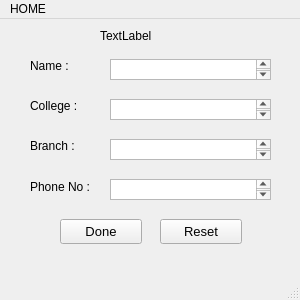
<?xml version="1.0" encoding="UTF-8"?>
<ui version="4.0">
 <class>Rajerk_Pvt_Ltd</class>
 <widget class="QMainWindow" name="Rajerk_Pvt_Ltd">
  <property name="windowModality">
   <enum>Qt::ApplicationModal</enum>
  </property>
  <property name="geometry">
   <rect>
    <x>0</x>
    <y>0</y>
    <width>300</width>
    <height>300</height>
   </rect>
  </property>
  <property name="windowTitle">
   <string>MainWindow</string>
  </property>
  <widget class="QWidget" name="centralwidget">
   <widget class="QPushButton" name="Done">
    <property name="geometry">
     <rect>
      <x>60</x>
      <y>200</y>
      <width>82</width>
      <height>25</height>
     </rect>
    </property>
    <property name="font">
     <font>
      <family>Yu Gothic UI</family>
      <pointsize>10</pointsize>
      <weight>50</weight>
      <bold>false</bold>
     </font>
    </property>
    <property name="text">
     <string>Done</string>
    </property>
   </widget>
   <widget class="QPushButton" name="pushButton_2">
    <property name="geometry">
     <rect>
      <x>160</x>
      <y>200</y>
      <width>82</width>
      <height>25</height>
     </rect>
    </property>
    <property name="font">
     <font>
      <family>Yu Gothic UI</family>
      <pointsize>10</pointsize>
     </font>
    </property>
    <property name="text">
     <string>Reset</string>
    </property>
   </widget>
   <widget class="QLabel" name="label">
    <property name="geometry">
     <rect>
      <x>100</x>
      <y>10</y>
      <width>54</width>
      <height>14</height>
     </rect>
    </property>
    <property name="text">
     <string>TextLabel</string>
    </property>
   </widget>
   <widget class="QTextEdit" name="textEdit">
    <property name="geometry">
     <rect>
      <x>110</x>
      <y>40</y>
      <width>161</width>
      <height>21</height>
     </rect>
    </property>
   </widget>
   <widget class="QTextEdit" name="textEdit_2">
    <property name="geometry">
     <rect>
      <x>110</x>
      <y>80</y>
      <width>161</width>
      <height>21</height>
     </rect>
    </property>
   </widget>
   <widget class="QTextEdit" name="textEdit_3">
    <property name="geometry">
     <rect>
      <x>110</x>
      <y>120</y>
      <width>161</width>
      <height>21</height>
     </rect>
    </property>
   </widget>
   <widget class="QTextEdit" name="textEdit_4">
    <property name="geometry">
     <rect>
      <x>110</x>
      <y>160</y>
      <width>161</width>
      <height>21</height>
     </rect>
    </property>
   </widget>
   <widget class="QLabel" name="label_2">
    <property name="geometry">
     <rect>
      <x>30</x>
      <y>40</y>
      <width>54</width>
      <height>14</height>
     </rect>
    </property>
    <property name="text">
     <string>Name :</string>
    </property>
   </widget>
   <widget class="QLabel" name="label_3">
    <property name="geometry">
     <rect>
      <x>30</x>
      <y>80</y>
      <width>54</width>
      <height>14</height>
     </rect>
    </property>
    <property name="text">
     <string>College :</string>
    </property>
   </widget>
   <widget class="QLabel" name="label_4">
    <property name="geometry">
     <rect>
      <x>30</x>
      <y>120</y>
      <width>54</width>
      <height>14</height>
     </rect>
    </property>
    <property name="text">
     <string>Branch :</string>
    </property>
   </widget>
   <widget class="QLabel" name="label_5">
    <property name="geometry">
     <rect>
      <x>30</x>
      <y>160</y>
      <width>71</width>
      <height>16</height>
     </rect>
    </property>
    <property name="text">
     <string>Phone No :</string>
    </property>
   </widget>
  </widget>
  <widget class="QMenuBar" name="menubar">
   <property name="geometry">
    <rect>
     <x>0</x>
     <y>0</y>
     <width>300</width>
     <height>23</height>
    </rect>
   </property>
   <widget class="QMenu" name="menuHOME">
    <property name="title">
     <string>HOME</string>
    </property>
   </widget>
   <addaction name="menuHOME"/>
  </widget>
  <widget class="QStatusBar" name="statusbar"/>
 </widget>
 <resources/>
 <connections>
  <connection>
   <sender>pushButton_2</sender>
   <signal>clicked()</signal>
   <receiver>textEdit_4</receiver>
   <slot>clear()</slot>
   <hints>
    <hint type="sourcelabel">
     <x>190</x>
     <y>238</y>
    </hint>
    <hint type="destinationlabel">
     <x>196</x>
     <y>191</y>
    </hint>
   </hints>
  </connection>
  <connection>
   <sender>pushButton_2</sender>
   <signal>clicked()</signal>
   <receiver>textEdit_3</receiver>
   <slot>clear()</slot>
   <hints>
    <hint type="sourcelabel">
     <x>174</x>
     <y>233</y>
    </hint>
    <hint type="destinationlabel">
     <x>169</x>
     <y>153</y>
    </hint>
   </hints>
  </connection>
  <connection>
   <sender>pushButton_2</sender>
   <signal>clicked()</signal>
   <receiver>textEdit_2</receiver>
   <slot>clear()</slot>
   <hints>
    <hint type="sourcelabel">
     <x>225</x>
     <y>237</y>
    </hint>
    <hint type="destinationlabel">
     <x>226</x>
     <y>123</y>
    </hint>
   </hints>
  </connection>
  <connection>
   <sender>pushButton_2</sender>
   <signal>clicked()</signal>
   <receiver>textEdit</receiver>
   <slot>clear()</slot>
   <hints>
    <hint type="sourcelabel">
     <x>209</x>
     <y>229</y>
    </hint>
    <hint type="destinationlabel">
     <x>208</x>
     <y>67</y>
    </hint>
   </hints>
  </connection>
 </connections>
</ui>
